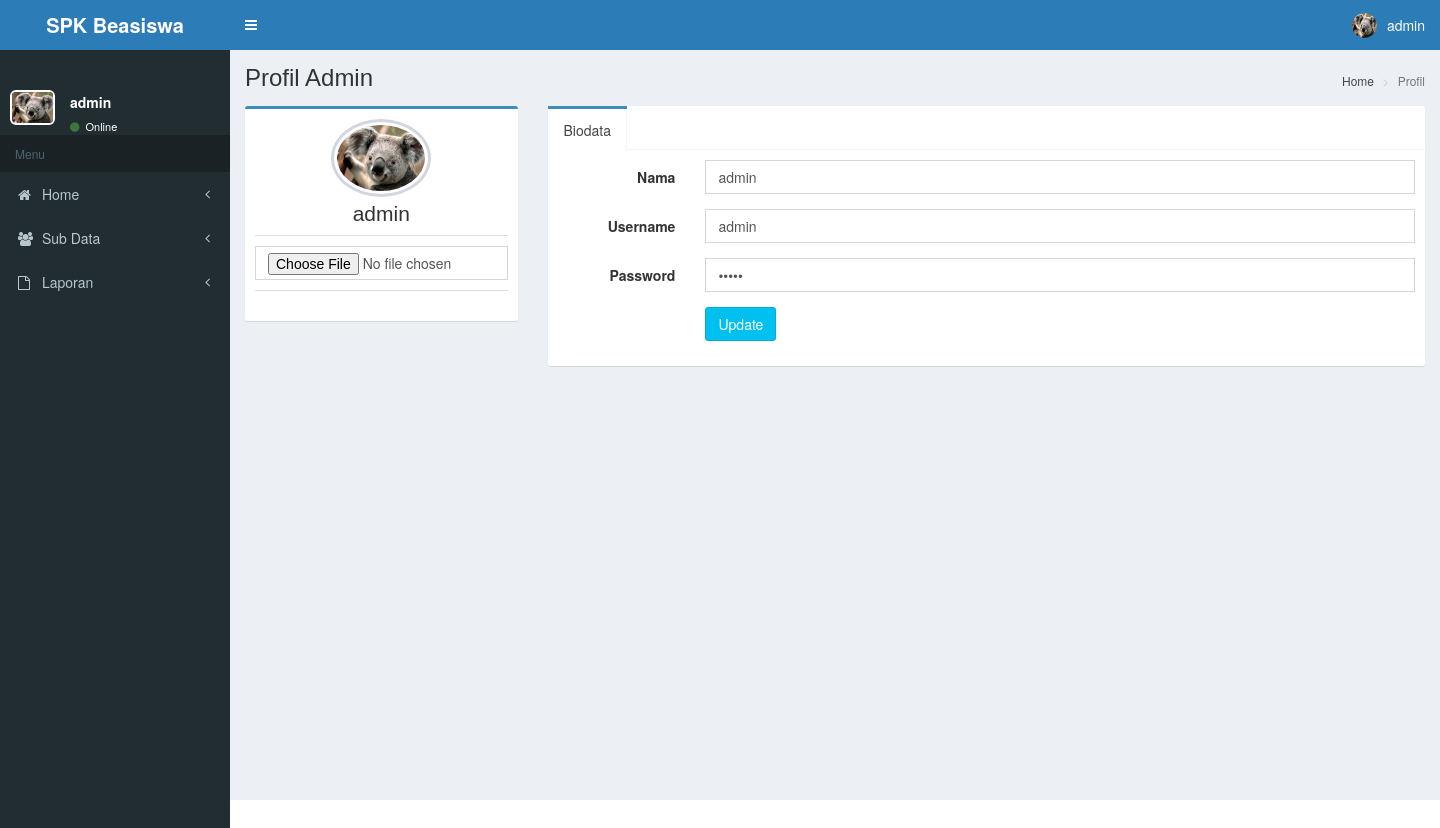
Page /admin/admin.php?p=profil-admin (signed in) on the committed database.
### tables this page shows
CREATE TABLE `user` (
  `id` int(11) NOT NULL,
  `nama` varchar(50) NOT NULL,
  `username` varchar(100) NOT NULL,
  `password` varchar(200) NOT NULL,
  `level` varchar(50) NOT NULL,
  `foto` varchar(200) NOT NULL
);

### admin/pages/profil-admin.php (the view, shortened to what this page needs)
<div class="content-wrapper">
 <section class="content-header">
          <h1>
            Profil Admin
          </h1>
          <ol class="breadcrumb">
            <li><a href="#"> Home</a></li>
            <li class="active">Profil</li>
          </ol>
        </section>
    <section class="content">
      <div class="row">
          <?php
                            include '../koneksi/koneksi.php';
                            ?>
        <form class="form-horizontal" method="post" action="" enctype="multipart/form-data">
        <div class="col-md-3">
          <div class="box box-primary">
            <div class="box-body box-profile">
                             <?php
                        $q=mysqli_fetch_array(mysqli_query($conn,"SELECT * FROM user WHERE id='$_SESSION[id]'"));
                      ?>
              <img class="profile-user-img img-responsive img-circle" src="../images/<?php echo $q['foto']; ?>" alt="User profile picture">
              <h3 class="profile-username text-center"><?php echo $q['nama']; ?></h3>
              <ul class="list-group list-group-unbordered">
                <li class="list-group-item">
                   <input type="file" class="form-control" name="ft" id="foto">
                </li>
              </ul>
            </div>
          </div>
        </div>
        <div class="col-md-9">
          <div class="nav-tabs-custom">
            <ul class="nav nav-tabs">
              <li class="active"><a href="#activity" data-toggle="tab">Biodata</a></li>
            </ul>
            <div class="tab-content">
              <div class="active tab-pane" id="activity">
                  <div class="form-group">
                    <label for="inputName" class="col-sm-2 control-label">Nama</label>
                    <div class="col-sm-10">
                      <input type="text" class="form-control" name="nm" id="inputName" value="<?php echo $q['nama']; ?>" placeholder="Name">
                    </div>
                  </div>
                  <div class="form-group">
                    <label for="inputSkills" class="col-sm-2 control-label">Username</label>
                    <div class="col-sm-10">
                      <input type="text" class="form-control" id="inputSkills" name="nm" value="<?php echo $q['username']; ?>" placeholder="Username">
                    </div>
                  </div>
                  <div class="form-group">
                    <label for="inputSkills" class="col-sm-2 control-label">Password</label>
                    <div class="col-sm-10">
                      <input type="password" class="form-control" id="inputSkills" name="pas" value="<?php echo $q['password']; ?>" placeholder="Password">
                    </div>
                  </div>
                  <div class="form-group">
                    <div class="col-sm-offset-2 col-sm-10">
                      <button type="submit" name="b1" class="btn btn-info">Update</button>
                    </div>
                  </div>
              </div>
            </div>
          </div>
        </div>
      </form>
      </div>
    </section>
  </div>

### rows in the picture
user: foto (picture), nama "admin", nm "admin"

### other values in the picture
$nama "admin"
